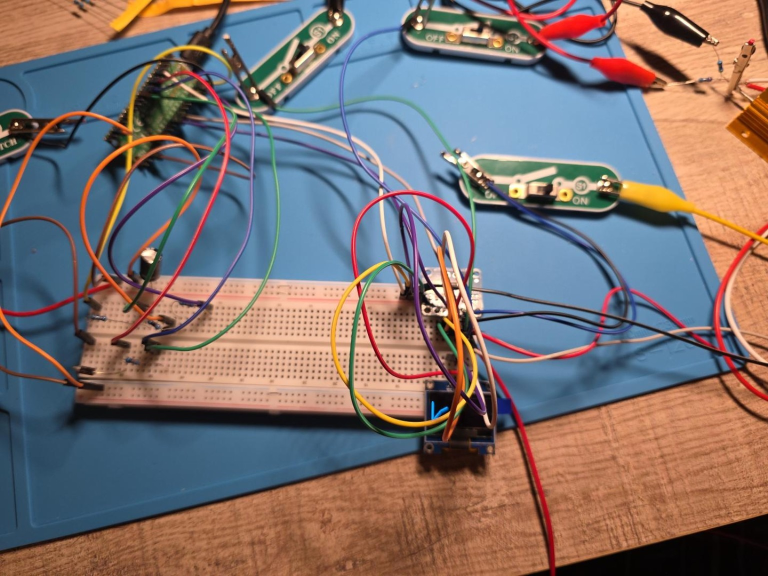
#> input picture images/sanitized/01_image-1787893448668_sanitized.jpg, 1536 x 1152 px (shown at 1/2 size)
$ python build_physical_annotation.py
#> lines starting #> are read from the running program, lines starting #| are printed output that depends on the picture
"""Build a photo-faithful annotated overview from two original project photos.

The overview and resistor close-up are not resynthesized. Labels identify whole
components, not electrical terminals or a verified wiring path.
"""

from pathlib import Path
import json
from PIL import Image, ImageDraw, ImageFont, ImageChops

ROOT = Path(__file__).resolve().parents[1]
OVERVIEW = ROOT / "images/sanitized/01_image-1787893448668_sanitized.jpg"
RESISTOR = ROOT / "images/sanitized/08_image-1787893496016_sanitized.jpg"
CAPACITOR = ROOT / "images/sanitized/03_image-1787893461592_sanitized.jpg"
OUTPUT = ROOT / "images/designs/02_annotated_physical_prototype.webp"

NAVY = "#102b4e"
GOLD = "#ffe15b"
WHITE = "#ffffff"
PANEL = "#e8f1f4"
SIZE = (2048, 1152)

# Text, box x/y/width, leader origin and endpoint on the photographed component.
CALLOUTS = [
    ("Pico 2 W controller", (28, 42, 316), (265, 93), (328, 225)),
    ("1000 µF capacitor", (24, 422, 310), (294, 474), (297, 520)),
    ("INA219 sensor", (1000, 507, 255), (1000, 554), (953, 596)),
    ("OLED display", (1030, 930, 242), (1030, 930), (936, 851)),
    ("Manual ON/OFF switch", (1019, 210, 363), (1080, 260), (1080, 380)),
]


def font(size):
    for path in (Path("C:/Windows/Fonts/arial.ttf"),
                 Path("/usr/share/fonts/truetype/dejavu/DejaVuSans.ttf")):
        if path.exists():
            return ImageFont.truetype(str(path), size)
    raise FileNotFoundError("A legible TrueType font is required")


def callout(draw, label, box, origin, target, label_font):
    x, y, width = box
    draw.line((origin, target), fill=NAVY, width=7)
    draw.line((origin, target), fill=GOLD, width=3)
    tx, ty = target
    draw.ellipse((tx-8, ty-8, tx+8, ty+8), outline=NAVY, width=5)
    draw.ellipse((tx-7, ty-7, tx+7, ty+7), outline=GOLD, width=3)
    draw.rounded_rectangle((x, y, x+width, y+54), radius=8, fill=NAVY,
                           outline=WHITE, width=2)
    draw.text((x+12, y+12), label, font=label_font, fill=WHITE)


def main():
    overview = Image.open(OVERVIEW).convert("RGB")
#> overview is the input picture: PIL image 1536x1152 RGB; mean R, G, B 126.8, 114.2, 112.4
    resistor = Image.open(RESISTOR).convert("RGB")
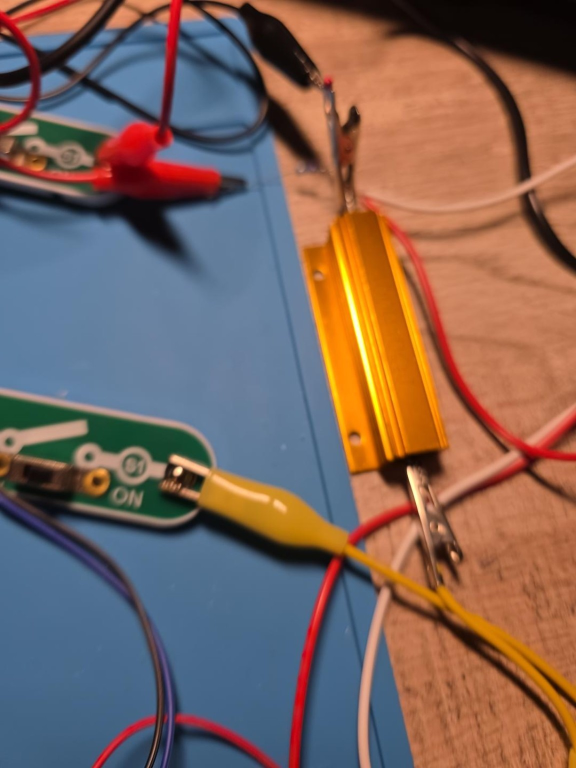
#> input picture images/sanitized/08_image-1787893496016_sanitized.jpg, 1152 x 1536 px (shown at 1/2 size)
#> resistor is the input picture: PIL image 1152x1536 RGB; mean R, G, B 125.6, 100.9, 92.3
    capacitor = Image.open(CAPACITOR).convert("RGB")
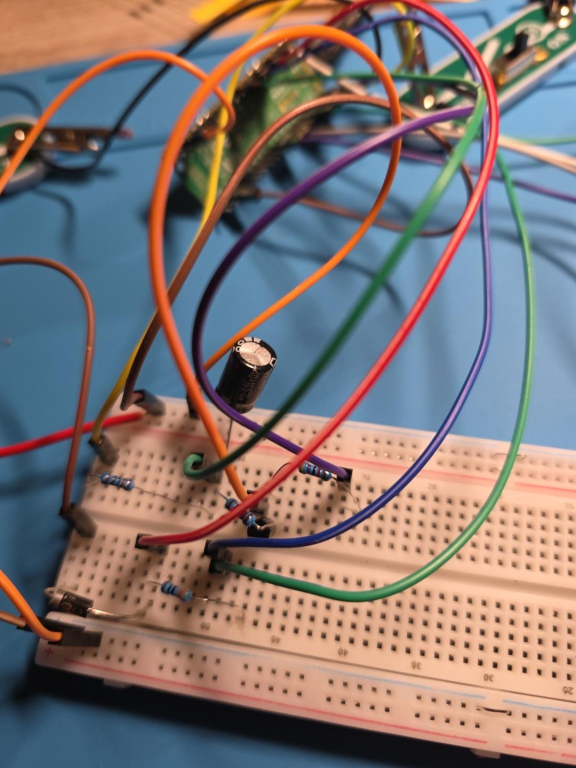
#> input picture images/sanitized/03_image-1787893461592_sanitized.jpg, 1152 x 1536 px (shown at 1/2 size)
#> capacitor is the input picture: PIL image 1152x1536 RGB; mean R, G, B 130.1, 118, 116.1
    assert overview.size == (1536, 1152)
    assert resistor.size == (1152, 1536)
    assert capacitor.size == (1152, 1536)

    canvas = Image.new("RGB", SIZE, PANEL)
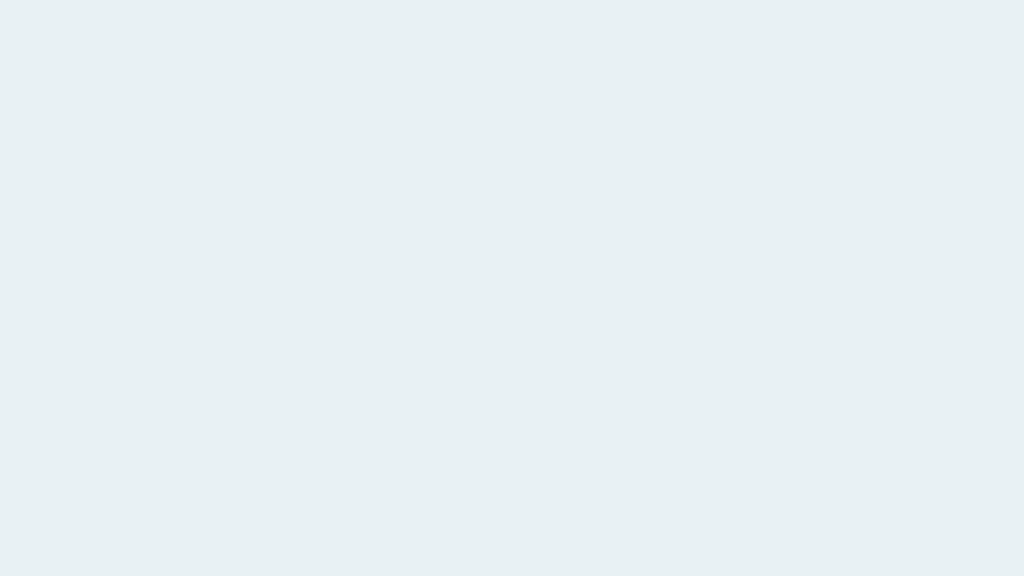
#> canvas: PIL image 2048x1152 RGB (shown at 1/2 size); mean R, G, B 232, 241, 244
    canvas.paste(overview, (0, 0))
    # Original close-ups resolve two components that are small or cropped in
    # the overview; the pixels are cropped/resized, never reconstructed.
    cap_detail = capacitor.crop((260, 460, 900, 1040)).resize(
        (440, 399), Image.Resampling.LANCZOS)
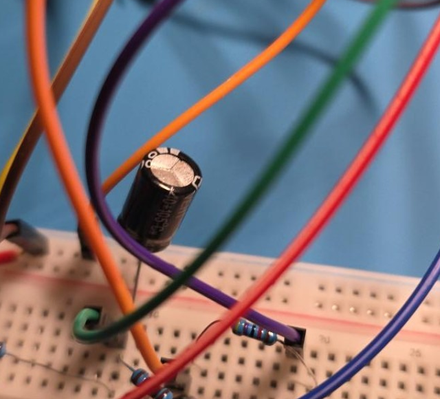
#> cap_detail: PIL image 440x399 RGB; mean R, G, B 127.3, 116.8, 121.3
    load_detail = resistor.crop((370, 220, 1050, 940)).resize(
        (440, 466), Image.Resampling.LANCZOS)
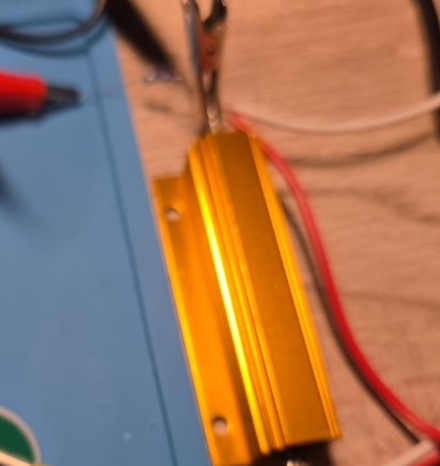
#> load_detail: PIL image 440x466 RGB; mean R, G, B 159.7, 116.7, 89.5
    cap_inset, load_inset = (1572, 103), (1572, 598)
    canvas.paste(cap_detail, cap_inset)
    canvas.paste(load_detail, load_inset)
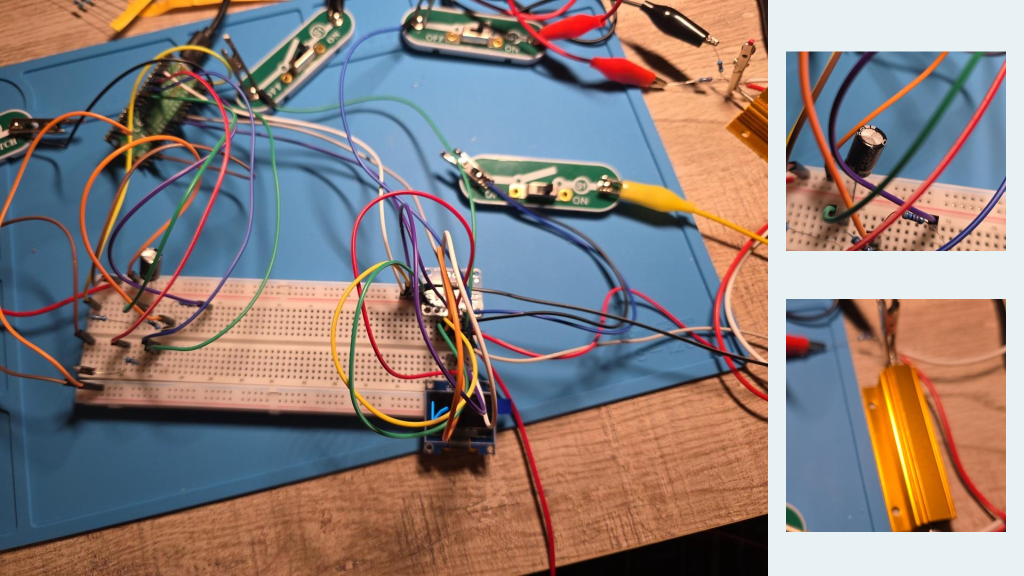
#> canvas: PIL image 2048x1152 RGB (shown at 1/2 size); mean R, G, B 139, 125.9, 122.8
    draw = ImageDraw.Draw(canvas)
    for x, y, detail in ((cap_inset[0], cap_inset[1], cap_detail),
                         (load_inset[0], load_inset[1], load_detail)):
        draw.rectangle((x-3, y-3, x+detail.width+3, y+detail.height+3),
                       outline=NAVY, width=5)
#> this loop made 2 passes
#> (x, y) on passes 1 to 2: (1572, 103), (1572, 598)
    draw.text((1573, 36), "1000 µF capacitor · close-up", font=font(27), fill=NAVY)
    draw.text((1573, 535), "10 Ω · 100 W load resistor", font=font(27), fill=NAVY)
    draw.text((1573, 1090), "Insets: original project photographs", font=font(21), fill=NAVY)
    for label, box, origin, target in CALLOUTS:
        callout(draw, label, box, origin, target, font(26))

    # Short leaders from the inset headings to the photographed component body.
    for origin, target in (((1750, 79), (1737, 296)),
                           ((1780, 577), (1818, 819))):
        draw.line((origin, target), fill=NAVY, width=7)
        draw.line((origin, target), fill=GOLD, width=3)
        tx, ty = target
        draw.ellipse((tx-8, ty-8, tx+8, ty+8), outline=NAVY, width=5)
        draw.ellipse((tx-7, ty-7, tx+7, ty+7), outline=GOLD, width=3)
    OUTPUT.parent.mkdir(parents=True, exist_ok=True)
    canvas.save(OUTPUT, format="WEBP", quality=92, method=6)
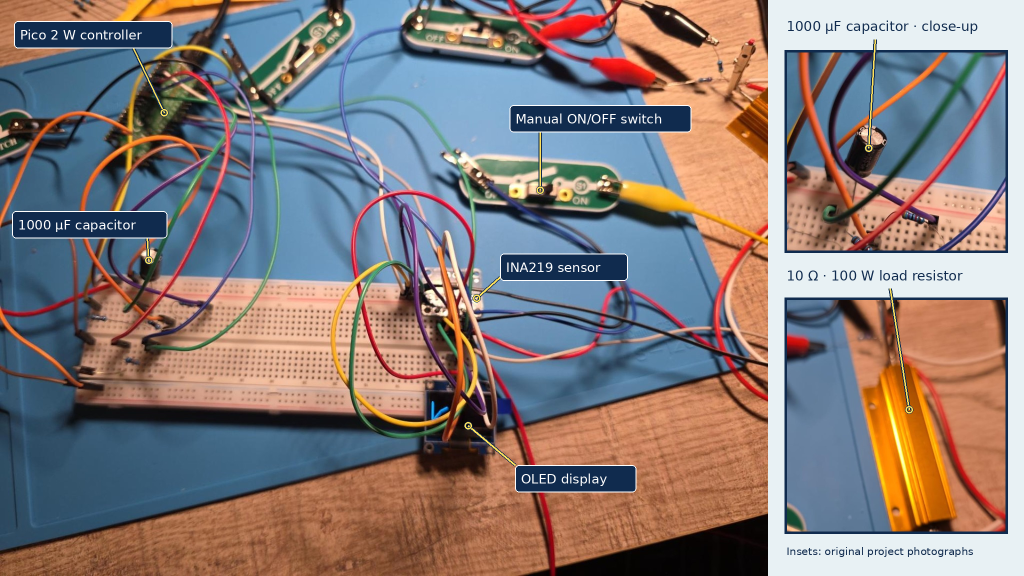
#> saved as 02_annotated_physical_prototype.webp: PIL image 2048x1152 RGB (shown at 1/2 size); mean R, G, B 134.2, 122.4, 120.4
    # The photograph is unchanged beyond the drawn leader/label overlay.
    base = Image.new("RGB", SIZE, PANEL)
    base.paste(overview, (0, 0))
    base.paste(cap_detail, cap_inset)
    base.paste(load_detail, load_inset)
    assert ImageChops.difference(base.crop((350, 0, 900, 400)),
                                 canvas.crop((350, 0, 900, 400))).getbbox() is None
    print(json.dumps({"size": SIZE,
                      "photo_sources": [OVERVIEW.name, CAPACITOR.name, RESISTOR.name],
                      "labels": len(CALLOUTS)+2, "output": str(OUTPUT)}))


if __name__ == "__main__":
    main()
